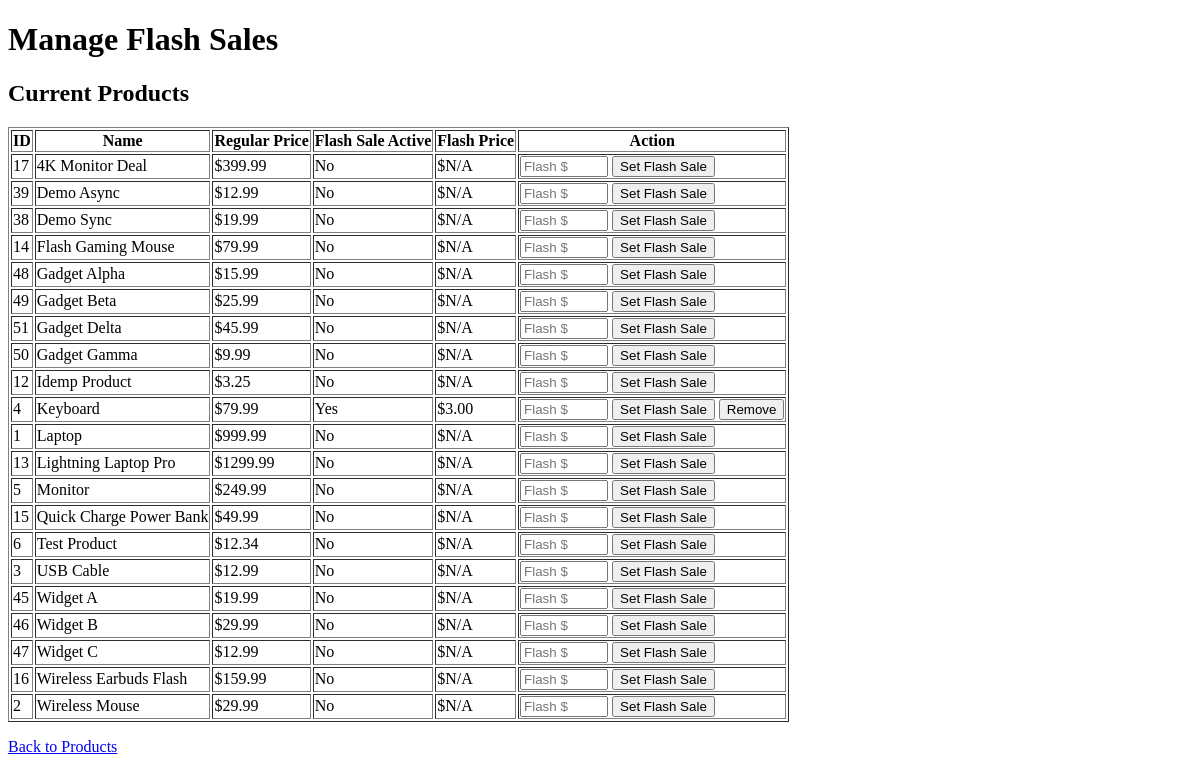
The page /admin/flash-sale on the database as committed earlier.
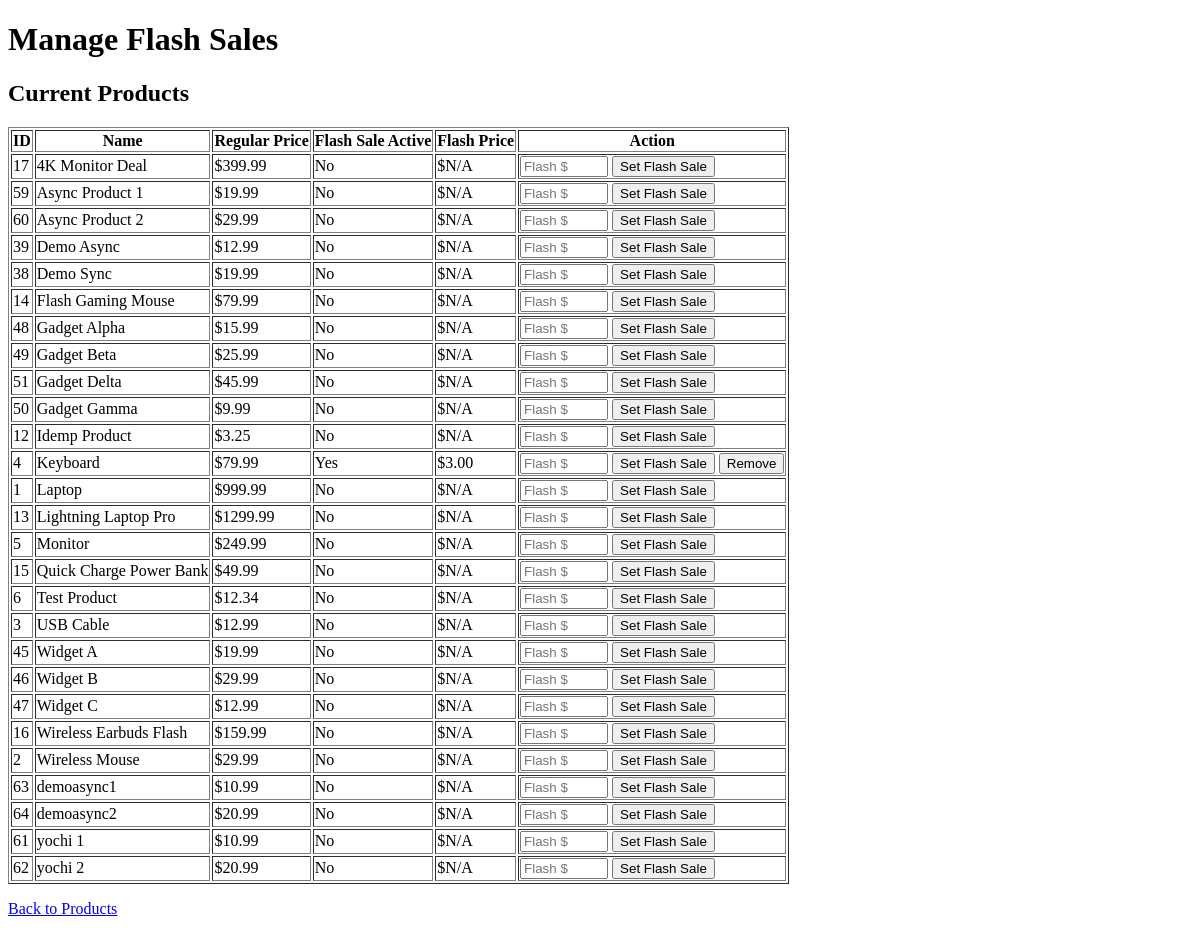
The same page on the database as committed later.
### tables this page shows
CREATE TABLE product (
	id INTEGER PRIMARY KEY AUTOINCREMENT,
	name TEXT NOT NULL UNIQUE,
    price_cents INTEGER NOT NULL CHECK(price_cents >= 0),
    stock INTEGER NOT NULL CHECK(stock >= 0),
    active INTEGER NOT NULL DEFAULT 1 CHECK(active IN (0,1)),
    -- NEW: Flash sale columns
    flash_sale_active INTEGER DEFAULT 0,
    flash_sale_price_cents INTEGER
, flash_price_cents INTEGER CHECK(flash_price_cents >= 0), sale_start TIMESTAMP, sale_end TIMESTAMP);

### src/app.py (the view)
    @app.get("/admin/flash-sale")
    def admin_flash_sale():
        conn = get_conn()
        try:
            cursor = conn.execute("""
                SELECT id, name, price_cents, flash_sale_active, flash_sale_price_cents
                FROM product
                WHERE active = 1
                ORDER BY name
            """)
            products = cursor.fetchall()
            return render_template("admin_flash_sale.html", products=products)
        finally:
            conn.close()

### src/dao.py (called while the page is built)
def get_connection(db_path: str) -> sqlite3.Connection:
    conn = sqlite3.connect(db_path)
    conn.row_factory = sqlite3.Row
    conn.execute("PRAGMA foreign_keys = ON")
    return conn

### src/templates/admin_flash_sale.html (shortened to what this page needs)
<!doctype html>
<html>
<head><title>Manage Flash Sales</title></head>
<body>
    <h1>Manage Flash Sales</h1>
    <h2>Current Products</h2>
    <table border="1">
        <tr>
            <th>ID</th>
            <th>Name</th>
            <th>Regular Price</th>
            <th>Flash Sale Active</th>
            <th>Flash Price</th>
            <th>Action</th>
        </tr>
        {% for p in products %}
        <tr>
            <td>{{ p.id }}</td>
            <td>{{ p.name }}</td>
            <td>${{ '%.2f' % (p.price_cents / 100.0) }}</td>
            <td>{{ 'Yes' if p.flash_sale_active else 'No' }}</td>
            <td>${{ '%.2f' % (p.flash_sale_price_cents / 100.0) if p.flash_sale_price_cents else 'N/A' }}</td>
            <td>
                <form method="post" action="/admin/flash-sale/set" style="display: inline;">
                    <input type="number" name="flash_price" placeholder="Flash $" step="0.01" style="width: 80px;">
                    <button type="submit">Set Flash Sale</button>
                </form>
                {% if p.flash_sale_active %}
                <form method="post" action="/admin/flash-sale/remove" style="display: inline;">
                    <button type="submit">Remove</button>
                </form>
                {% endif %}
            </td>
        </tr>
        {% endfor %}
    </table>
    <p><a href="/products">Back to Products</a></p>
</body>
</html>

Rows that differ between the two databases and show on the page:
added product: id "59", name "Async Product 1", p.price_cents/100.0 "19.99", flash_sale_active "No", flash_sale_price_cents "N/A"
added product: id "60", name "Async Product 2", p.price_cents/100.0 "29.99", flash_sale_active "No", flash_sale_price_cents "N/A"
added product: id "63", name "demoasync1", p.price_cents/100.0 "10.99", flash_sale_active "No", flash_sale_price_cents "N/A"
added product: id "64", name "demoasync2", p.price_cents/100.0 "20.99", flash_sale_active "No", flash_sale_price_cents "N/A"
added product: id "61", name "yochi 1", p.price_cents/100.0 "10.99", flash_sale_active "No", flash_sale_price_cents "N/A"
added product: id "62", name "yochi 2", p.price_cents/100.0 "20.99", flash_sale_active "No", flash_sale_price_cents "N/A"
